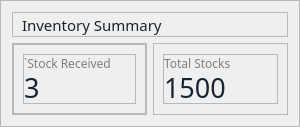
                        <widget class="QFrame" name="inventory_summary_frame">
                         <property name="sizePolicy">
                          <sizepolicy hsizetype="Expanding" vsizetype="Minimum">
                           <horstretch>0</horstretch>
                           <verstretch>0</verstretch>
                          </sizepolicy>
                         </property>
                         <property name="minimumSize">
                          <size>
                           <width>300</width>
                           <height>0</height>
                          </size>
                         </property>
                         <property name="maximumSize">
                          <size>
                           <width>300</width>
                           <height>16777215</height>
                          </size>
                         </property>
                         <property name="styleSheet">
                          <string notr="true">QFrame #inventory_summary_frame { 
background-color: rgb(255, 255, 255);
border-radius: 15px;
border: 1px solid #ebebea;
}</string>
                         </property>
                         <property name="frameShape">
                          <enum>QFrame::StyledPanel</enum>
                         </property>
                         <property name="frameShadow">
                          <enum>QFrame::Raised</enum>
                         </property>
                         <layout class="QGridLayout" name="gridLayout_59">
                          <item row="1" column="0">
                           <widget class="QFrame" name="frame_40">
                            <property name="sizePolicy">
                             <sizepolicy hsizetype="Expanding" vsizetype="Preferred">
                              <horstretch>0</horstretch>
                              <verstretch>0</verstretch>
                             </sizepolicy>
                            </property>
                            <property name="frameShape">
                             <enum>QFrame::StyledPanel</enum>
                            </property>
                            <property name="frameShadow">
                             <enum>QFrame::Raised</enum>
                            </property>
                            <layout class="QGridLayout" name="gridLayout_56">
                             <property name="leftMargin">
                              <number>0</number>
                             </property>
                             <property name="topMargin">
                              <number>0</number>
                             </property>
                             <property name="rightMargin">
                              <number>0</number>
                             </property>
                             <property name="bottomMargin">
                              <number>0</number>
                             </property>
                             <property name="spacing">
                              <number>0</number>
                             </property>
                             <item row="0" column="0">
                              <widget class="QFrame" name="frame_41">
                               <property name="sizePolicy">
                                <sizepolicy hsizetype="Expanding" vsizetype="Preferred">
                                 <horstretch>0</horstretch>
                                 <verstretch>0</verstretch>
                                </sizepolicy>
                               </property>
                               <property name="frameShape">
                                <enum>QFrame::StyledPanel</enum>
                               </property>
                               <property name="frameShadow">
                                <enum>QFrame::Raised</enum>
                               </property>
                               <layout class="QGridLayout" name="gridLayout_57">
                                <item row="0" column="0">
                                 <widget class="QFrame" name="frame_42">
                                  <property name="maximumSize">
                                   <size>
                                    <width>16777215</width>
                                    <height>50</height>
                                   </size>
                                  </property>
                                  <property name="frameShape">
                                   <enum>QFrame::StyledPanel</enum>
                                  </property>
                                  <property name="frameShadow">
                                   <enum>QFrame::Raised</enum>
                                  </property>
                                  <layout class="QGridLayout" name="gridLayout_58">
                                   <property name="leftMargin">
                                    <number>0</number>
                                   </property>
                                   <property name="topMargin">
                                    <number>0</number>
                                   </property>
                                   <property name="rightMargin">
                                    <number>0</number>
                                   </property>
                                   <property name="bottomMargin">
                                    <number>0</number>
                                   </property>
                                   <property name="spacing">
                                    <number>0</number>
                                   </property>
                                   <item row="0" column="0">
                                    <widget class="QLabel" name="label_12">
                                     <property name="font">
                                      <font>
                                       <family>Satoshi</family>
                                      </font>
                                     </property>
                                     <property name="styleSheet">
                                      <string notr="true">color: rgb(124, 124, 135);</string>
                                     </property>
                                     <property name="text">
                                      <string>`Stock Received</string>
                                     </property>
                                    </widget>
                                   </item>
                                   <item row="1" column="0">
                                    <widget class="QLabel" name="stockreceived_label">
                                     <property name="font">
                                      <font>
                                       <family>Satoshi Black</family>
                                       <pointsize>20</pointsize>
                                      </font>
                                     </property>
                                     <property name="styleSheet">
                                      <string notr="true">color:#172532;</string>
                                     </property>
                                     <property name="text">
                                      <string>3</string>
                                     </property>
                                    </widget>
                                   </item>
                                  </layout>
                                 </widget>
                                </item>
                               </layout>
                              </widget>
                             </item>
                            </layout>
                           </widget>
                          </item>
                          <item row="1" column="1">
                           <widget class="QFrame" name="frame_23">
                            <property name="sizePolicy">
                             <sizepolicy hsizetype="Expanding" vsizetype="Preferred">
                              <horstretch>0</horstretch>
                              <verstretch>0</verstretch>
                             </sizepolicy>
                            </property>
                            <property name="frameShape">
                             <enum>QFrame::StyledPanel</enum>
                            </property>
                            <property name="frameShadow">
                             <enum>QFrame::Raised</enum>
                            </property>
                            <layout class="QGridLayout" name="gridLayout_53">
                             <item row="0" column="0">
                              <widget class="QFrame" name="frame_31">
                               <property name="maximumSize">
                                <size>
                                 <width>16777215</width>
                                 <height>50</height>
                                </size>
                               </property>
                               <property name="frameShape">
                                <enum>QFrame::StyledPanel</enum>
                               </property>
                               <property name="frameShadow">
                                <enum>QFrame::Raised</enum>
                               </property>
                               <layout class="QGridLayout" name="gridLayout_54">
                                <property name="leftMargin">
                                 <number>0</number>
                                </property>
                                <property name="topMargin">
                                 <number>0</number>
                                </property>
                                <property name="rightMargin">
                                 <number>0</number>
                                </property>
                                <property name="bottomMargin">
                                 <number>0</number>
                                </property>
                                <property name="spacing">
                                 <number>0</number>
                                </property>
                                <item row="0" column="0">
                                 <widget class="QLabel" name="label_14">
                                  <property name="font">
                                   <font>
                                    <family>Satoshi</family>
                                   </font>
                                  </property>
                                  <property name="styleSheet">
                                   <string notr="true">color: rgb(124, 124, 135);</string>
                                  </property>
                                  <property name="text">
                                   <string>Total Stocks</string>
                                  </property>
                                 </widget>
                                </item>
                                <item row="1" column="0">
                                 <widget class="QLabel" name="totalstocks_label_2">
                                  <property name="font">
                                   <font>
                                    <family>Satoshi Black</family>
                                    <pointsize>20</pointsize>
                                   </font>
                                  </property>
                                  <property name="styleSheet">
                                   <string notr="true">color:#172532;</string>
                                  </property>
                                  <property name="text">
                                   <string>1500</string>
                                  </property>
                                 </widget>
                                </item>
                               </layout>
                              </widget>
                             </item>
                            </layout>
                           </widget>
                          </item>
                          <item row="0" column="0" colspan="2">
                           <widget class="QFrame" name="frame_32">
                            <property name="sizePolicy">
                             <sizepolicy hsizetype="Expanding" vsizetype="Ignored">
                              <horstretch>0</horstretch>
                              <verstretch>0</verstretch>
                             </sizepolicy>
                            </property>
                            <property name="minimumSize">
                             <size>
                              <width>0</width>
                              <height>25</height>
                             </size>
                            </property>
                            <property name="maximumSize">
                             <size>
                              <width>16777215</width>
                              <height>35</height>
                             </size>
                            </property>
                            <property name="font">
                             <font>
                              <pointsize>9</pointsize>
                              <bold>false</bold>
                             </font>
                            </property>
                            <property name="frameShape">
                             <enum>QFrame::StyledPanel</enum>
                            </property>
                            <property name="frameShadow">
                             <enum>QFrame::Raised</enum>
                            </property>
                            <layout class="QGridLayout" name="gridLayout_55">
                             <property name="topMargin">
                              <number>0</number>
                             </property>
                             <property name="bottomMargin">
                              <number>0</number>
                             </property>
                             <property name="spacing">
                              <number>0</number>
                             </property>
                             <item row="0" column="0">
                              <widget class="QLabel" name="label_24">
                               <property name="font">
                                <font>
                                 <family>Satoshi Medium</family>
                                 <pointsize>11</pointsize>
                                 <bold>false</bold>
                                </font>
                               </property>
                               <property name="styleSheet">
                                <string notr="true">color:#172532;</string>
                               </property>
                               <property name="text">
                                <string>Inventory Summary</string>
                               </property>
                              </widget>
                             </item>
                            </layout>
                           </widget>
                          </item>
                         </layout>
                        </widget>
